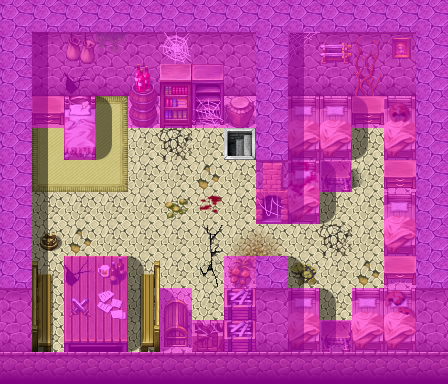

Below is a game level as drawn by its tile map, then a one-line description and the .tmx that defines it (tile-layer data replaced by summaries):
An orthogonal 14x12 tile map with 32x32 px tiles, 4 tile layers (Ground, Objects, Above, Walkable), 60 tilesets and 7 objects (4x script, 2x spawn, mapchange).

<map version="1.0" tiledversion="1.0.2" orientation="orthogonal" renderorder="right-down" width="14" height="12" tilewidth="32" tileheight="32" nextobjectid="3">
 <tileset firstgid="1" name="map_bed_1" tilewidth="32" tileheight="32" tilecount="128" columns="16">
  <image source="../drawable/map_bed_1.png" width="512" height="256" />
 </tileset>
 <tileset firstgid="129" name="map_border_1" tilewidth="32" tileheight="32" tilecount="128" columns="16">
  <image source="../drawable/map_border_1.png" width="512" height="256" />
 </tileset>
 <tileset firstgid="257" name="map_bridge_1" tilewidth="32" tileheight="32" tilecount="128" columns="16">
  <image source="../drawable/map_bridge_1.png" width="512" height="256" />
 </tileset>
 <tileset firstgid="385" name="map_bridge_2" tilewidth="32" tileheight="32" tilecount="128" columns="16">
  <image source="../drawable/map_bridge_2.png" width="512" height="256" />
 </tileset>
 <tileset firstgid="513" name="map_broken_1" tilewidth="32" tileheight="32" tilecount="128" columns="16">
  <image source="../drawable/map_broken_1.png" width="512" height="256" />
 </tileset>
 <tileset firstgid="641" name="map_cavewall_1" tilewidth="32" tileheight="32" tilecount="108" columns="18">
  <image source="../drawable/map_cavewall_1.png" width="576" height="192" />
 </tileset>
 <tileset firstgid="749" name="map_cavewall_2" tilewidth="32" tileheight="32" tilecount="108" columns="18">
  <image source="../drawable/map_cavewall_2.png" width="576" height="192" />
 </tileset>
 <tileset firstgid="857" name="map_cavewall_3" tilewidth="32" tileheight="32" tilecount="108" columns="18">
  <image source="../drawable/map_cavewall_3.png" width="576" height="192" />
 </tileset>
 <tileset firstgid="965" name="map_cavewall_4" tilewidth="32" tileheight="32" tilecount="108" columns="18">
  <image source="../drawable/map_cavewall_4.png" width="576" height="192" />
 </tileset>
 <tileset firstgid="1073" name="map_chair_table_1" tilewidth="32" tileheight="32" tilecount="128" columns="16">
  <image source="../drawable/map_chair_table_1.png" width="512" height="256" />
 </tileset>
 <tileset firstgid="1201" name="map_chair_table_2" tilewidth="32" tileheight="32" tilecount="128" columns="16">
  <image source="../drawable/map_chair_table_2.png" width="512" height="256" />
 </tileset>
 <tileset firstgid="1329" name="map_crate_1" tilewidth="32" tileheight="32" tilecount="128" columns="16">
  <image source="../drawable/map_crate_1.png" width="512" height="256" />
 </tileset>
 <tileset firstgid="1457" name="map_cupboard_1" tilewidth="32" tileheight="32" tilecount="128" columns="16">
  <image source="../drawable/map_cupboard_1.png" width="512" height="256" />
 </tileset>
 <tileset firstgid="1585" name="map_curtain_1" tilewidth="32" tileheight="32" tilecount="128" columns="16">
  <image source="../drawable/map_curtain_1.png" width="512" height="256" />
 </tileset>
 <tileset firstgid="1713" name="map_entrance_1" tilewidth="32" tileheight="32" tilecount="128" columns="16">
  <image source="../drawable/map_entrance_1.png" width="512" height="256" />
 </tileset>
 <tileset firstgid="1841" name="map_entrance_2" tilewidth="32" tileheight="32" tilecount="128" columns="16">
  <image source="../drawable/map_entrance_2.png" width="512" height="256" />
 </tileset>
 <tileset firstgid="1969" name="map_fence_1" tilewidth="32" tileheight="32" tilecount="128" columns="16">
  <image source="../drawable/map_fence_1.png" width="512" height="256" />
 </tileset>
 <tileset firstgid="2097" name="map_fence_2" tilewidth="32" tileheight="32" tilecount="128" columns="16">
  <image source="../drawable/map_fence_2.png" width="512" height="256" />
 </tileset>
 <tileset firstgid="2225" name="map_fence_3" tilewidth="32" tileheight="32" tilecount="128" columns="16">
  <image source="../drawable/map_fence_3.png" width="512" height="256" />
 </tileset>
 <tileset firstgid="2353" name="map_fence_4" tilewidth="32" tileheight="32" tilecount="128" columns="16">
  <image source="../drawable/map_fence_4.png" width="512" height="256" />
 </tileset>
 <tileset firstgid="2481" name="map_ground_1" tilewidth="32" tileheight="32" tilecount="128" columns="16">
  <image source="../drawable/map_ground_1.png" width="512" height="256" />
 </tileset>
 <tileset firstgid="2609" name="map_ground_2" tilewidth="32" tileheight="32" tilecount="128" columns="16">
  <image source="../drawable/map_ground_2.png" width="512" height="256" />
 </tileset>
 <tileset firstgid="2737" name="map_ground_3" tilewidth="32" tileheight="32" tilecount="128" columns="16">
  <image source="../drawable/map_ground_3.png" width="512" height="256" />
 </tileset>
 <tileset firstgid="2865" name="map_ground_4" tilewidth="32" tileheight="32" tilecount="128" columns="16">
  <image source="../drawable/map_ground_4.png" width="512" height="256" />
 </tileset>
 <tileset firstgid="2993" name="map_ground_5" tilewidth="32" tileheight="32" tilecount="128" columns="16">
  <image source="../drawable/map_ground_5.png" width="512" height="256" />
 </tileset>
 <tileset firstgid="3121" name="map_ground_6" tilewidth="32" tileheight="32" tilecount="128" columns="16">
  <image source="../drawable/map_ground_6.png" width="512" height="256" />
 </tileset>
 <tileset firstgid="3249" name="map_ground_7" tilewidth="32" tileheight="32" tilecount="128" columns="16">
  <image source="../drawable/map_ground_7.png" width="512" height="256" />
 </tileset>
 <tileset firstgid="3377" name="map_ground_8" tilewidth="32" tileheight="32" tilecount="128" columns="16">
  <image source="../drawable/map_ground_8.png" width="512" height="256" />
 </tileset>
 <tileset firstgid="3505" name="map_house_1" tilewidth="32" tileheight="32" tilecount="128" columns="16">
  <image source="../drawable/map_house_1.png" width="512" height="256" />
 </tileset>
 <tileset firstgid="3633" name="map_house_2" tilewidth="32" tileheight="32" tilecount="128" columns="16">
  <image source="../drawable/map_house_2.png" width="512" height="256" />
 </tileset>
 <tileset firstgid="3761" name="map_indoor_1" tilewidth="32" tileheight="32" tilecount="128" columns="16">
  <image source="../drawable/map_indoor_1.png" width="512" height="256" />
 </tileset>
 <tileset firstgid="3889" name="map_indoor_2" tilewidth="32" tileheight="32" tilecount="128" columns="16">
  <image source="../drawable/map_indoor_2.png" width="512" height="256" />
 </tileset>
 <tileset firstgid="4017" name="map_kitchen_1" tilewidth="32" tileheight="32" tilecount="128" columns="16">
  <image source="../drawable/map_kitchen_1.png" width="512" height="256" />
 </tileset>
 <tileset firstgid="4145" name="map_outdoor_1" tilewidth="32" tileheight="32" tilecount="128" columns="16">
  <image source="../drawable/map_outdoor_1.png" width="512" height="256" />
 </tileset>
 <tileset firstgid="4273" name="map_pillar_1" tilewidth="32" tileheight="32" tilecount="128" columns="16">
  <image source="../drawable/map_pillar_1.png" width="512" height="256" />
 </tileset>
 <tileset firstgid="4401" name="map_pillar_2" tilewidth="32" tileheight="32" tilecount="128" columns="16">
  <image source="../drawable/map_pillar_2.png" width="512" height="256" />
 </tileset>
 <tileset firstgid="4529" name="map_plant_1" tilewidth="32" tileheight="32" tilecount="128" columns="16">
  <image source="../drawable/map_plant_1.png" width="512" height="256" />
 </tileset>
 <tileset firstgid="4657" name="map_plant_2" tilewidth="32" tileheight="32" tilecount="128" columns="16">
  <image source="../drawable/map_plant_2.png" width="512" height="256" />
 </tileset>
 <tileset firstgid="4785" name="map_rock_1" tilewidth="32" tileheight="32" tilecount="128" columns="16">
  <image source="../drawable/map_rock_1.png" width="512" height="256" />
 </tileset>
 <tileset firstgid="4913" name="map_rock_2" tilewidth="32" tileheight="32" tilecount="128" columns="16">
  <image source="../drawable/map_rock_2.png" width="512" height="256" />
 </tileset>
 <tileset firstgid="5041" name="map_roof_1" tilewidth="32" tileheight="32" tilecount="128" columns="16">
  <image source="../drawable/map_roof_1.png" width="512" height="256" />
 </tileset>
 <tileset firstgid="5169" name="map_roof_2" tilewidth="32" tileheight="32" tilecount="128" columns="16">
  <image source="../drawable/map_roof_2.png" width="512" height="256" />
 </tileset>
 <tileset firstgid="5297" name="map_roof_3" tilewidth="32" tileheight="32" tilecount="128" columns="16">
  <image source="../drawable/map_roof_3.png" width="512" height="256" />
 </tileset>
 <tileset firstgid="5425" name="map_shop_1" tilewidth="32" tileheight="32" tilecount="128" columns="16">
  <image source="../drawable/map_shop_1.png" width="512" height="256" />
 </tileset>
 <tileset firstgid="5553" name="map_sign_ladder_1" tilewidth="32" tileheight="32" tilecount="128" columns="16">
  <image source="../drawable/map_sign_ladder_1.png" width="512" height="256" />
 </tileset>
 <tileset firstgid="5681" name="map_table_1" tilewidth="32" tileheight="32" tilecount="128" columns="16">
  <image source="../drawable/map_table_1.png" width="512" height="256" />
 </tileset>
 <tileset firstgid="5809" name="map_trail_1" tilewidth="32" tileheight="32" tilecount="128" columns="16">
  <image source="../drawable/map_trail_1.png" width="512" height="256" />
 </tileset>
 <tileset firstgid="5937" name="map_transition_1" tilewidth="32" tileheight="32" tilecount="128" columns="16">
  <image source="../drawable/map_transition_1.png" width="512" height="256" />
 </tileset>
 <tileset firstgid="6065" name="map_transition_2" tilewidth="32" tileheight="32" tilecount="128" columns="16">
  <image source="../drawable/map_transition_2.png" width="512" height="256" />
 </tileset>
 <tileset firstgid="6193" name="map_transition_3" tilewidth="32" tileheight="32" tilecount="128" columns="16">
  <image source="../drawable/map_transition_3.png" width="512" height="256" />
 </tileset>
 <tileset firstgid="6321" name="map_transition_4" tilewidth="32" tileheight="32" tilecount="128" columns="16">
  <image source="../drawable/map_transition_4.png" width="512" height="256" />
 </tileset>
 <tileset firstgid="6449" name="map_transition_5" tilewidth="32" tileheight="32" tilecount="128" columns="16">
  <image source="../drawable/map_transition_5.png" width="512" height="256" />
 </tileset>
 <tileset firstgid="6577" name="map_tree_1" tilewidth="32" tileheight="32" tilecount="128" columns="16">
  <image source="../drawable/map_tree_1.png" width="512" height="256" />
 </tileset>
 <tileset firstgid="6705" name="map_tree_2" tilewidth="32" tileheight="32" tilecount="128" columns="16">
  <image source="../drawable/map_tree_2.png" width="512" height="256" />
 </tileset>
 <tileset firstgid="6833" name="map_wall_1" tilewidth="32" tileheight="32" tilecount="128" columns="16">
  <image source="../drawable/map_wall_1.png" width="512" height="256" />
 </tileset>
 <tileset firstgid="6961" name="map_wall_2" tilewidth="32" tileheight="32" tilecount="120" columns="15">
  <image source="../drawable/map_wall_2.png" width="480" height="256" />
 </tileset>
 <tileset firstgid="7081" name="map_wall_3" tilewidth="32" tileheight="32" tilecount="120" columns="15">
  <image source="../drawable/map_wall_3.png" width="480" height="256" />
 </tileset>
 <tileset firstgid="7201" name="map_wall_4" tilewidth="32" tileheight="32" tilecount="120" columns="15">
  <image source="../drawable/map_wall_4.png" width="480" height="256" />
 </tileset>
 <tileset firstgid="7321" name="map_window_1" tilewidth="32" tileheight="32" tilecount="128" columns="16">
  <image source="../drawable/map_window_1.png" width="512" height="256" />
 </tileset>
 <tileset firstgid="7449" name="map_window_2" tilewidth="32" tileheight="32" tilecount="128" columns="16">
  <image source="../drawable/map_window_2.png" width="512" height="256" />
 </tileset>
 <layer name="Ground" width="14" height="12">
  <data>[168 cells, 168 non-empty, 21 distinct tile ids]</data>
 </layer>
 <layer name="Objects" width="14" height="12">
  <data>[168 cells, 70 non-empty, 52 distinct tile ids]</data>
 </layer>
 <layer name="Above" width="14" height="12">
  <data>[168 cells, 40 non-empty, 11 distinct tile ids]</data>
 </layer>
 <layer name="Walkable" width="14" height="12">
  <data>[168 cells, 118 non-empty, 1 distinct tile ids]</data>
 </layer>
 <objectgroup name="Mapevents" visible="0">
  <object id="1" name="down" type="mapchange" x="224" y="128" width="32" height="32">
   <properties>
    <property name="map" value="stoutford_castle_barrack0" />
    <property name="place" value="up" />
   </properties>
  </object>
  <object id="3" name="stn_gyra_m21_1b" type="script" x="192" y="128" width="32" height="32" />
  <object id="5" name="stn_gyra_m21_1" type="script" x="192" y="160" width="64" height="32" />
  <object id="6" name="stn_gyra_hlm2a" type="script" x="160" y="192" width="96" height="96" />
  <object id="7" name="stn_gyra_hlm2b" type="script" x="352" y="128" width="32" height="32" />
 </objectgroup>
 <objectgroup name="Spawn" visible="0">
  <object id="2" name="erwyn_commander" type="spawn" x="32" y="96" width="192" height="160" />
  <object id="4" name="stn_gyra1" type="spawn" x="224" y="128" width="32" height="32" visible="0">
   <properties>
    <property name="active" value="false" />
    <property name="ignoreAreas" value="true" />
   </properties>
  </object>
 </objectgroup>
 <objectgroup name="Keys" />
 <objectgroup name="Replace" />
</map>
